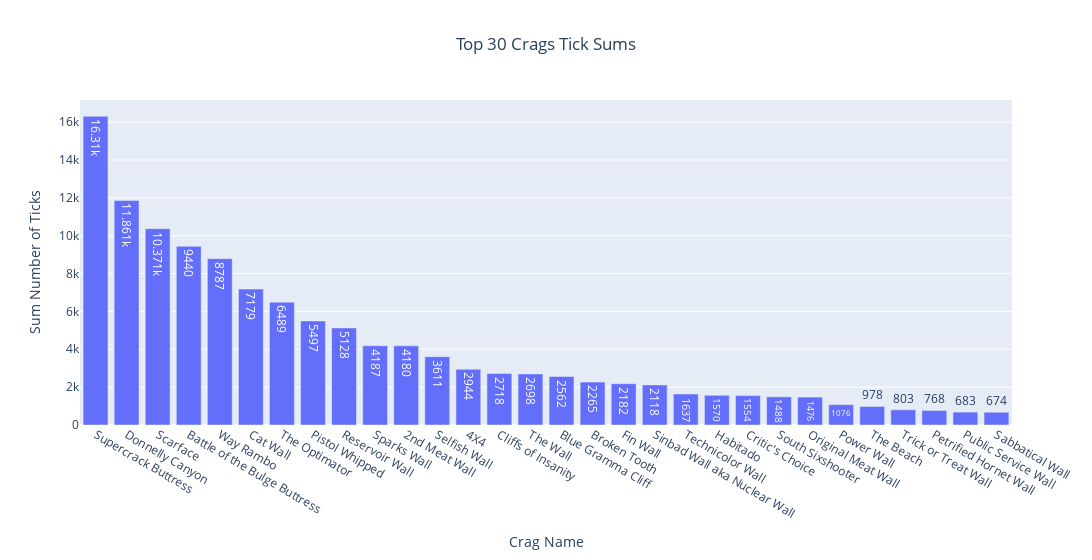

The cell this chart's notebook holds for it:
### Code cell
# Sum ticks by area
df_loc_traf = df.groupby('Location')['Num Ticks'].sum().sort_values(ascending=False).to_frame().reset_index()
df_loc_traf['Location'] = df_loc_traf['Location'].apply(lambda x: x.split('>')[0])
fig = px.bar(df_loc_traf.iloc[0:30], x='Location', y='Num Ticks', title="Top 30 Crags Tick Sums", text_auto=True, width=1200)
fig.update_xaxes(title='Crag Name')
fig.update_yaxes(title='Sum Number of Ticks')
fig.update_layout(title_x=0.5)

### Figure 1 — Plotly figure (JSON) as saved in the notebook; plotly's stock layout.template omitted (floating-point values rounded to 4 significant figures)
{"data": [{"alignmentgroup": "True", "hovertemplate": "Location=%{x}<br>Num Ticks=%{y}<extra></extra>", "legendgroup": "", "marker": {"color": "#636efa", "pattern": {"shape": ""}}, "name": "", "offsetgroup": "", "orientation": "v", "showlegend": false, "textposition": "auto", "texttemplate": "%{y}", "type": "bar", "x": ["Supercrack Buttress ", "Donnelly Canyon ", "Scarface ", "Battle of the Bulge Buttress ", "Way Rambo ", "Cat Wall ", "The Optimator ", "Pistol Whipped ", "Reservoir Wall ", "Sparks Wall ", "2nd Meat Wall ", "Selfish Wall ", "4X4 ", "Cliffs of Insanity ", "The Wall ", "Blue Gramma Cliff ", "Broken Tooth ", "Fin Wall ", "Sinbad Wall aka Nuclear Wall ", "Technicolor Wall ", "Habitado ", "Critic's Choice ", "South Sixshooter ", "Original Meat Wall ", "Power Wall ", "The Beach ", "Trick or Treat Wall ", "Petrified Hornet Wall ", "Public Service Wall ", "Sabbatical Wall "], "xaxis": "x", "y": [16310, 11861, 10371, 9440, 8787, 7179, 6489, 5497, 5128, 4187, 4180, 3611, 2944, 2718, 2698, 2562, 2265, 2182, 2118, 1637, 1570, 1554, 1488, 1476, 1076, 978, 803, 768, 683, 674], "yaxis": "y"}], "layout": {"barmode": "relative", "legend": {"tracegroupgap": 0}, "title": {"text": "Top 30 Crags Tick Sums", "x": 0.5}, "width": 1200, "xaxis": {"anchor": "y", "domain": [0, 1], "title": {"text": "Crag Name"}}, "yaxis": {"anchor": "x", "domain": [0, 1], "title": {"text": "Sum Number of Ticks"}}}}
